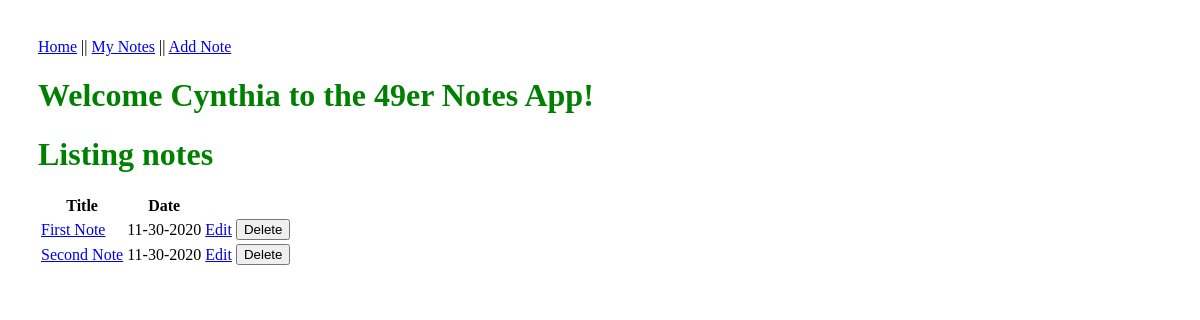
/notes, run on an earlier commit of the app's database.
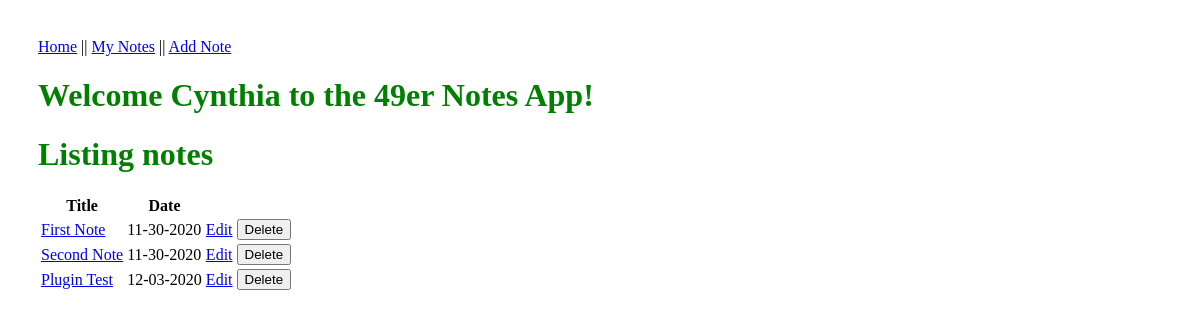
And on a later commit of the database.
### models.py (models this page shows, shortened)
class User(db.Model):
    id = db.Column("id", db.Integer, primary_key=True)
    name = db.Column("name", db.String(100))
    email = db.Column("email", db.String(100))

class Note(db.Model):
    id = db.Column("id", db.Integer, primary_key=True)
    title = db.Column("title", db.String(200))
    text = db.Column("text", db.String(100))
    date = db.Column("date", db.String(50))

### flask05.py (the view)
@app.route('/notes')
def get_notes():
    a_user = db.session.query(User).filter_by(email="cguy9@uncc.edu").one()
    my_notes = db.session.query(Note).all()
    return render_template("notes.html", notes=my_notes, user=a_user)

### templates/notes.html (shortened to what this page needs)
<!DOCTYPE html>
<html lang="en">
<head>
    <link rel="stylesheet" href="{{ url_for('static', filename='main.css') }}">
</head>
<body>
<nav>
    <a href="{{url_for('index')}}">Home</a> ||
    <a href="{{url_for('get_notes')}}">My Notes</a> ||
    <a href="{{url_for('new_note')}}">Add Note</a>
</nav>
<h1>Welcome {{user.name}} to the 49er Notes App!</h1>
<h1>Listing notes</h1>
<table>
    <tr>
        <th>Title</th>
        <th>Date</th>
    </tr>
    {% for note in notes %}
    <tr>
        <td><a href="{{ url_for('get_note', note_id=note.id) }}">{{ note.title }}</a></td>
        <td>{{ note.date }}</td>
        <td><a href="{{ url_for('update_note', note_id=note.id) }}">Edit</a></td>
        <td>
            <form action="{{ url_for('delete_note', note_id=note.id) }}" method="post">
                <input type="submit" value="Delete">
            </form>
        </td>
    </tr>
    {% endfor %}
</table>
</body>
</html>

### static/main.css (style rules this page uses)
body { padding: 30px 30px; }
h1 { color:green; }

What changed in the data, as far as the page shows it:
added Note: title "Plugin Test", date "12-03-2020"
